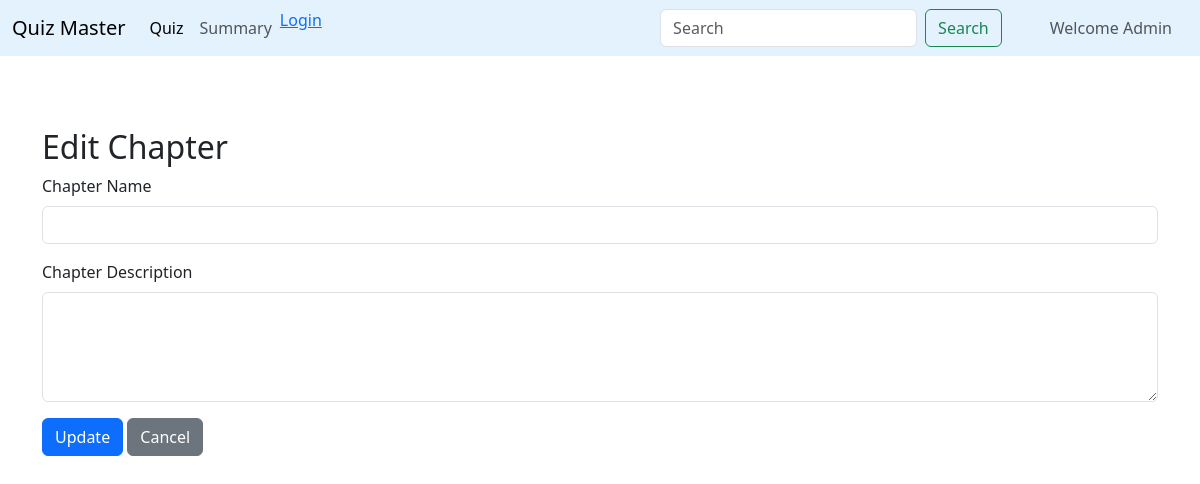
/admin/edit_chapter/1, run on an earlier commit of the app's database.
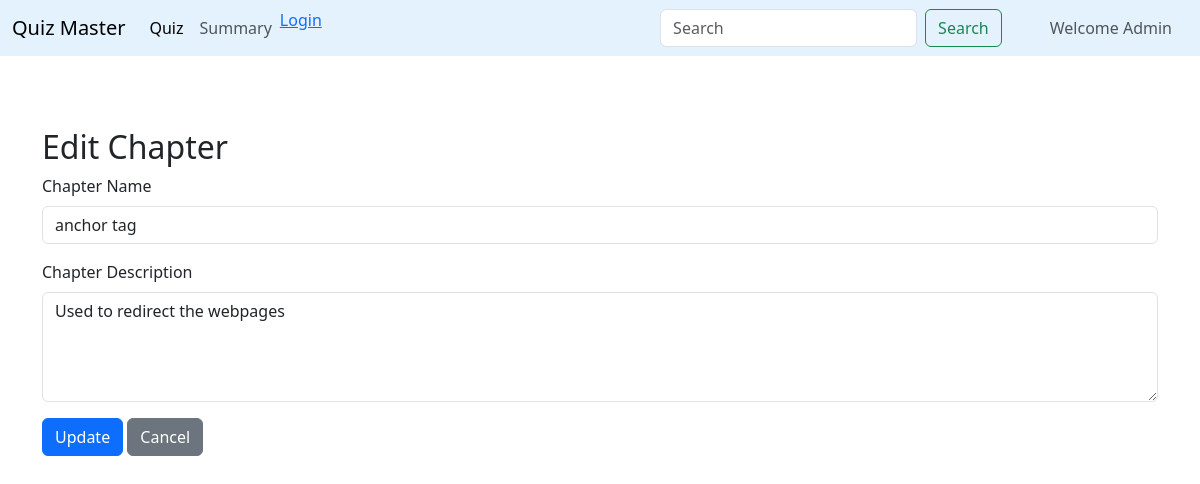
And on a later commit of the database.
### tables this page shows
CREATE TABLE chapters (
	id INTEGER NOT NULL, 
	chapter_name VARCHAR(50) NOT NULL, 
	chapter_description VARCHAR(255), 
	subject_id INTEGER NOT NULL, 
	PRIMARY KEY (id), 
	FOREIGN KEY(subject_id) REFERENCES subjects (id)
);

### admin/admin.py (the view, shortened to what this page needs)
@admin_bp.route('/edit_chapter/<int:chapter_id>', methods=['GET', 'POST'])
def edit_chapter(chapter_id):
    db = None
    try:
        db_path = os.path.join(os.path.dirname(os.path.dirname(__file__)), 'instance', 'quiz_master.db')
        db = sqlite3.connect(db_path)
        cur = db.cursor()
        cur.execute("SELECT chapter_name, chapter_description FROM chapters WHERE id = ?", (chapter_id,))
        chapter = cur.fetchone()
        return render_template('edit_chapter.html', chapter=chapter, chapter_id=chapter_id)
    except Exception as e:
        flash(f"Error: {e}")
        print(str(e))
        return redirect(url_for('admin.admin_dashboard'))  # Ensure valid return on error
    finally:
        if db:
            db.close()

### app.py (called while the page is built)
@app.before_request
def session_timeout():
    session.permanent = True
    app.permanent_session_lifetime = timedelta(minutes=30)  # Set timeout duration

### admin/templates/edit_chapter.html
{% extends "admin_dashboard.html" %}
{% block content %}
<div class="container">
    <h2>Edit Chapter</h2>
    <form method="POST">
      <div class="mb-3">
        <label for="chapterName" class="form-label">Chapter Name</label>
        <input type="text" class="form-control" id="chapterName" name="chapter_name" value="{{ chapter[0] }}" required>
      </div>
      <div class="mb-3">
        <label for="chapterDescription" class="form-label">Chapter Description</label>
        <textarea class="form-control" id="chapterDescription" name="chapter_description" rows="4" required>{{ chapter[1] }}</textarea>
      </div>
      <button type="submit" class="btn btn-primary">Update</button>
      <a href="{{ url_for('admin_dashboard') }}" class="btn btn-secondary">Cancel</a>
    </form>
</div>
{% endblock %}

### admin/templates/admin_dashboard.html (shortened to what this page needs)
<!DOCTYPE html>
<html lang="en">
  <head>
    <link
      href="https://cdn.jsdelivr.net/npm/bootstrap@5.3.3/dist/css/bootstrap.min.css"
      rel="stylesheet"
    />
    <link rel="stylesheet" href="{{ url_for('admin.static', filename='css/style.css') }}">
  </head>
  <body>
    <nav class="navbar navbar-expand-lg" style="background-color: #e3f2fd">
      <div class="container-fluid">
        <a class="navbar-brand" href="/admin/">Quiz Master</a>
        <div class="collapse navbar-collapse" id="navbarSupportedContent">
          <ul class="navbar-nav me-auto mb-2 mb-lg-0">
            <li class="nav-item">
              <a class="nav-link active" aria-current="page" href="/admin/quiz"
                >Quiz</a
              >
            </li>
            <li class="nav-item">
              <a class="nav-link" href="{{url_for('admin.summary')}}">Summary</a>
            </li>
            <li class="nav-item">
              {% if 'user' in session %}
              <a class="nav-link" href="{{ url_for('logout') }}">Logout</a>
              {% else %}
              <a href="{{ url_for('signin') }}">Login</a>
              {% endif %}
            </li>
          </ul>
          <form class="d-flex" role="search">
            <input
              class="form-control me-2"
              type="search"
              placeholder="Search"
              aria-label="Search"
            />
            <button class="btn btn-outline-success" type="submit">
              Search
            </button>
          </form>
          <span class="navbar-text ms-5 me-3"> Welcome Admin </span>
        </div>
      </div>
    </nav>
    <div class="main">
      <div class="container mt-5">
        <div id="subjects-container" class="row g-4 mt-4">
          {% block content %} {% endblock %}
        </div>
      </div>
    </div>
  </body>
</html>

### admin/templates/admin_dashboard.html (style rules this page uses)
nav { color: white; }
.main { width: 100%; height: 90vh; display: flex; flex-direction: column; justify-content: space-between; align-items: center; }

What changed in the data, as far as the page shows it:
added chapters: chapter_name "anchor tag", chapter_description "Used to redirect the webpages"
